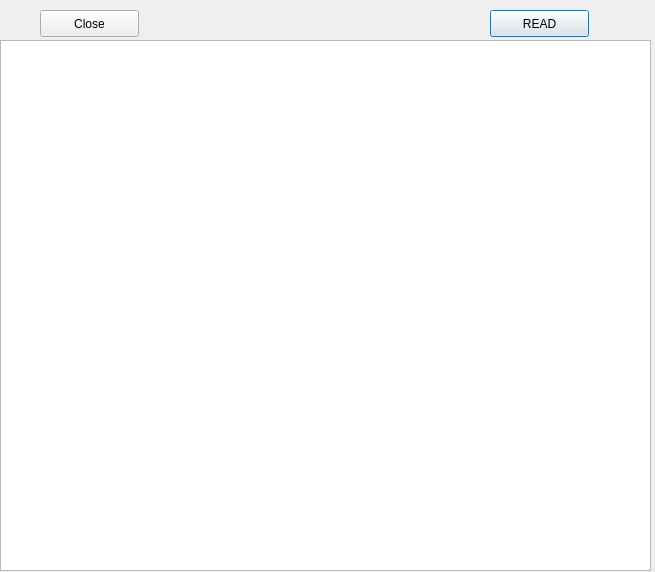
<?xml version="1.0" encoding="UTF-8"?>
<ui version="4.0">
 <class>Dialog</class>
 <widget class="QDialog" name="Dialog">
  <property name="geometry">
   <rect>
    <x>0</x>
    <y>0</y>
    <width>655</width>
    <height>572</height>
   </rect>
  </property>
  <property name="windowTitle">
   <string>Dialog</string>
  </property>
  <widget class="QTextEdit" name="textEdit">
   <property name="geometry">
    <rect>
     <x>0</x>
     <y>40</y>
     <width>651</width>
     <height>531</height>
    </rect>
   </property>
  </widget>
  <widget class="QPushButton" name="Read">
   <property name="geometry">
    <rect>
     <x>490</x>
     <y>10</y>
     <width>99</width>
     <height>27</height>
    </rect>
   </property>
   <property name="text">
    <string>READ</string>
   </property>
  </widget>
  <widget class="QPushButton" name="pushButton_close">
   <property name="geometry">
    <rect>
     <x>40</x>
     <y>10</y>
     <width>99</width>
     <height>27</height>
    </rect>
   </property>
   <property name="text">
    <string>Close</string>
   </property>
  </widget>
 </widget>
 <resources/>
 <connections/>
</ui>
